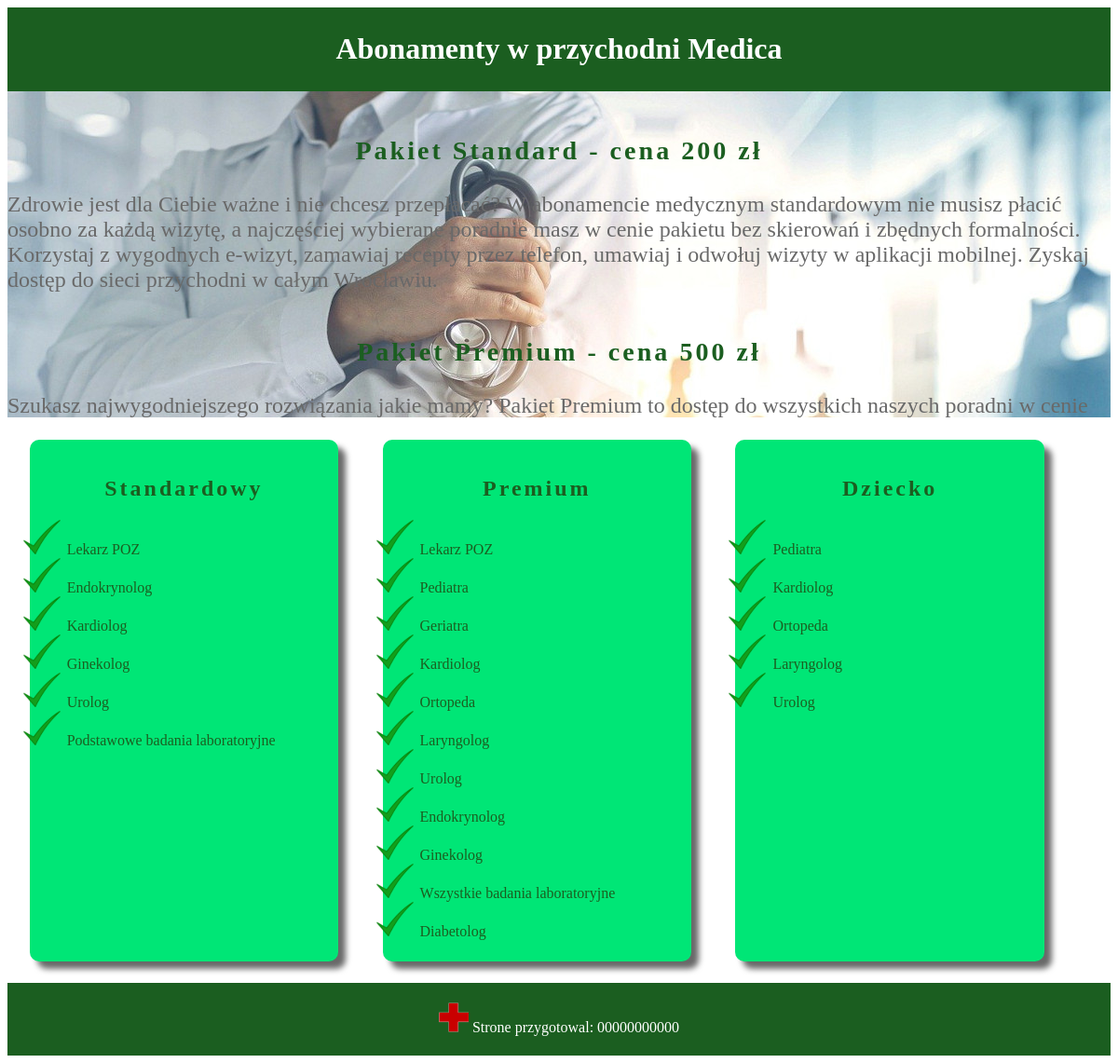
/PrzychodniaMedica/medica.php, run on the app's committed database.
### tables this page shows
CREATE TABLE `abonamenty` (
  `id` int(10) UNSIGNED NOT NULL,
  `nazwa` varchar(20) DEFAULT NULL,
  `cena` int(10) UNSIGNED DEFAULT NULL,
  `opis` text DEFAULT NULL
);

### PrzychodniaMedica/medica.php (the view, shortened to what this page needs)
<?php
    $connection = mysqli_connect("127.0.0.1", "root", "123q", "medica");
    function cechy($id){
        global $connection;
        $query = "SELECT nazwa, cecha FROM abonamenty JOIN szczegolyabonamentu ON abonamenty.id = Abonamenty_id JOIN cechy ON cechy.id = Cechy_id WHERE abonamenty.id = $id";
        $result = mysqli_query($connection, $query);
        while($row = mysqli_fetch_array($result)) {
            echo "<li>".$row["cecha"]."</li>";
        }
    }
    ?>
<!DOCTYPE html>
<html lang="pl">
    <head>
        <link rel="stylesheet" type="text/css" href="./styl.css">
    </head>
    <body>
        <header>
            <h1>Abonamenty w przychodni Medica</h1>
        </header>
        <article>
            <?php
            $query = "SELECT nazwa, cena, opis FROM abonamenty";
            $result = mysqli_query($connection, $query);
            while($row = mysqli_fetch_array($result)) {
                echo "<h3>Pakiet " . $row["nazwa"] . " - cena " . $row["cena"] . " zł</h3>";
                echo "<p>" . $row["opis"] . "</p>";
            }
            ?>
        </article>
        <main>
            <section>
                <h2>Standardowy</h2>
                <ul>
                    <?php
                        cechy(1);
                    ?>
                </ul>
            </section>
            <section>
                <h2>Premium</h2>
                <ul>
                    <?php
                        cechy(2);
                    ?>
                </ul>
            </section>
            <section>
                <h2>Dziecko</h2>
                <ul>
                    <?php
                        cechy(3);
                    ?>
                </ul>
            </section>
        </main>
        <footer>
            <p>
                <img src="obraz2.png" alt="przychodnia">
                Strone przygotowal: 00000000000
            </p>
        </footer>
    </body>
</html>

### PrzychodniaMedica/styl.css (style rules this page uses)
* { font-family: Georgia; }
header, footer { background-color: #1B5E20; color: white; text-align: center; padding: 5px; clear: both; }
article { background-image: url("obraz1.jpg"); color: DimGray; font-size: 150%; height: 350px; overflow: scroll; }
h2, h3 { color: #1B5E20; text-align: center; letter-spacing: 3px; padding-top: 20px; }
ul { list-style-image: url("obraz3.png"); }

### data on the page
abonamenty: nazwa "Standard", cena "200", opis "Zdrowie jest dla Ciebie ważne i nie chcesz przepłacać? W abonamencie medycznym standardowym nie musisz płacić osobno za każdą wizytę, a najczęściej wybierane poradnie masz w cenie pakietu bez skierowań i zbędnych formalności. Korzystaj z wygodnych e-wizyt, zamawiaj recepty przez telefon, umawiaj i odwołuj wizyty w aplikacji mobilnej. Zyskaj dostęp do sieci przychodni w całym Wrocławiu."
abonamenty: nazwa "Premium", cena "500", opis "Szukasz najwygodniejszego rozwiązania jakie mamy? Pakiet Premium to dostęp do wszystkich naszych poradni w cenie…"

### other printed values
$row["cecha"] "Lekarz POZ"
$row["cecha"] "Endokrynolog"
$row["cecha"] "Kardiolog"
$row["cecha"] "Ginekolog"
$row["cecha"] "Urolog"
$row["cecha"] "Podstawowe badania laboratoryjne"
$row["cecha"] "Pediatra"
$row["cecha"] "Geriatra"
$row["cecha"] "Ortopeda"
$row["cecha"] "Laryngolog"
$row["cecha"] "Wszystkie badania laboratoryjne"
$row["cecha"] "Diabetolog"
